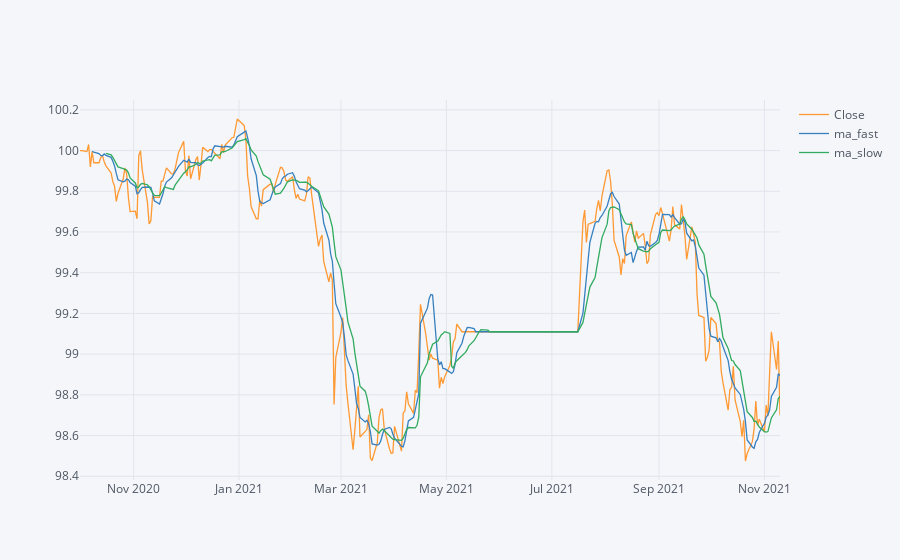

This figure's notebook cell:
### Code cell
fast_trend = df.Open.rolling(window=short_trend_days).mean()
slow_trend = df.Open.rolling(window=long_trend_days).mean()

df['ma_fast'] = fast_trend
df['ma_slow'] = slow_trend
df[['Close','ma_fast','ma_slow']].iplot()

### Figure 1 — Plotly figure (JSON) as saved in the notebook; plotly's stock layout.template omitted (floating-point values rounded to 4 significant figures; data arrays with more than 128 entries replaced by an {"elided": "..."} marker saying what was removed)
{"data": [{"line": {"color": "rgba(255, 153, 51, 1.0)", "dash": "solid", "shape": "linear", "width": 1.3}, "mode": "lines", "name": "Close", "text": "", "type": "scatter", "x": {"elided": "281 str values"}, "y": {"elided": "281 float values"}}, {"line": {"color": "rgba(55, 128, 191, 1.0)", "dash": "solid", "shape": "linear", "width": 1.3}, "mode": "lines", "name": "ma_fast", "text": "", "type": "scatter", "x": {"elided": "281 str values"}, "y": {"elided": "281 mixed values"}}, {"line": {"color": "rgba(50, 171, 96, 1.0)", "dash": "solid", "shape": "linear", "width": 1.3}, "mode": "lines", "name": "ma_slow", "text": "", "type": "scatter", "x": {"elided": "281 str values"}, "y": {"elided": "281 mixed values"}}], "layout": {"autosize": true, "legend": {"bgcolor": "#F5F6F9", "font": {"color": "#4D5663"}}, "paper_bgcolor": "#F5F6F9", "plot_bgcolor": "#F5F6F9", "title": {"font": {"color": "#4D5663"}}, "xaxis": {"autorange": true, "gridcolor": "#E1E5ED", "range": ["2020-10-01", "2021-11-10"], "showgrid": true, "tickfont": {"color": "#4D5663"}, "title": {"font": {"color": "#4D5663"}, "text": ""}, "type": "date", "zerolinecolor": "#E1E5ED"}, "yaxis": {"autorange": true, "gridcolor": "#E1E5ED", "range": [98.38, 100.2], "showgrid": true, "tickfont": {"color": "#4D5663"}, "title": {"font": {"color": "#4D5663"}, "text": ""}, "type": "linear", "zerolinecolor": "#E1E5ED"}}}
